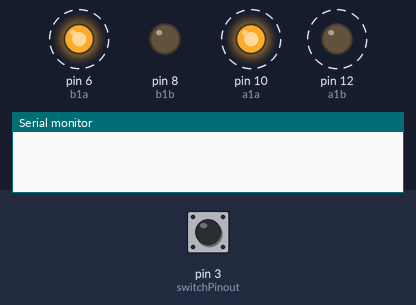
This sketch was run on a simulated Arduino Uno, built with avr-gcc and run on an emulated ATmega328P. On the bench: output pins drawn as LEDs (lit = HIGH), the last lines printed to the serial monitor. Dashed ring = blinking. The inputs (shaded band) are chosen by the test bench; at power-on: pin 3 (switchPinout) HIGH.

Above: at 0.87 s.
1.3 s: pin 3 (switchPinout) pulled LOW for 1 s
At 1.62 s:
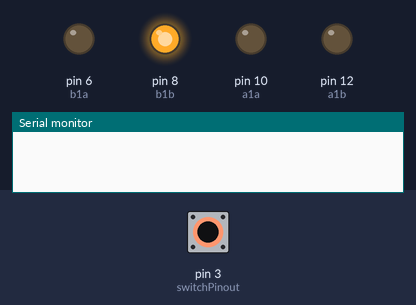
At 2.62 s:
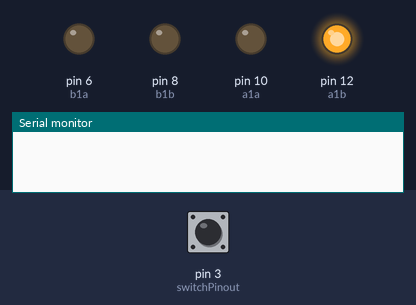
4.3 s: pin 3 (switchPinout) pulled LOW for 3.2 s
At 20.4 s:
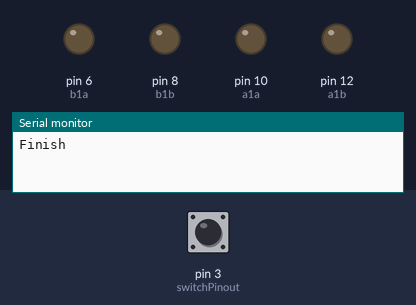
Timing chart, 0 to 31.7 s (numbered marks = the images above; inputs shaded):
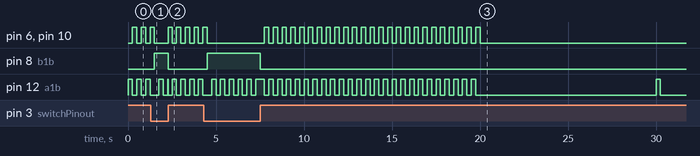

The sketch:

piano_dragtapvib_2layers.ino
```cpp
#define LEFT 1
#define RIGHT 2

int desiredDirection = 0; // 1 for Left or 2 for Right
double horizontalFrequency = 2;
double verticalFrequency = 40;

const int activatePinout = 2;
const int switchPinout = 3;

// Arduino Nano
const int a1a = 10;
const int a1b = 12;
const int b1a = 6;
const int b1b = 8;
// // Arduino Uno
// const int a1a = 11;
// const int a1b = 13;
// const int b1a = 6;
// const int b1b = 8;

int currentDirection = 2;

double horizontalInterval = (1.0 / (horizontalFrequency * 2) * 1000.0);
double verticalInterval = (1.0 / (verticalFrequency * 2) * 1000.0);
double runInterval = 20000;

int l_on = LOW;
int r_on = LOW;

unsigned long previousHorizontalMillis = 0;
unsigned long previousVerticalMillis = 0;
unsigned long previousRunMillis = 0;

int dragSkipCounter = 0;
int maxDragSkipCounter = 3;
int runCounter = 0;

void setup() {
  // put your setup code here, to run once:
  Serial.begin(9600);

  pinMode(activatePinout, INPUT);
  pinMode(switchPinout, INPUT);

  pinMode(a1a, OUTPUT);
  pinMode(a1b, OUTPUT);
  pinMode(b1a, OUTPUT);
  pinMode(b1b, OUTPUT);

  // Initialization
  initiatePinouts();

  l_on = LOW;
  r_on = LOW;
}

void loop() {
  // put your main code here, to run repeatedly:
  unsigned long currentMillis = millis();

  if (digitalRead(switchPinout) == LOW) {
    // switch direction
    desiredDirection = LEFT;
  } else if (digitalRead(switchPinout) == HIGH) {
    desiredDirection = RIGHT;
  }


  if (runCounter == 0 || currentMillis >= previousHorizontalMillis + horizontalInterval) {
    previousHorizontalMillis = currentMillis;

    if (currentDirection != desiredDirection || dragSkipCounter > maxDragSkipCounter || runCounter == 0) {
      currentDirection = desiredDirection;
      dragSkipCounter = maxDragSkipCounter;
      runCounter++;
      l_on = digitalRead(switchPinout);
      r_on = 1 - l_on;

      drag();
      delay(horizontalInterval);
    } else if (currentDirection == desiredDirection) {
      dragSkipCounter++;
    }
  }

  if (currentMillis >= previousVerticalMillis + verticalInterval && currentDirection == desiredDirection) {
    //
    r_on = l_on = digitalRead(switchPinout);

    tapOrVibrate();
  }

  if (currentMillis >= previousRunMillis + runInterval) {
    Serial.print("Finish");
    initiatePinouts();
    delay(10000);
  }

}

void initiatePinouts() {
  digitalWrite(a1a, LOW);
  digitalWrite(a1b, LOW);
  digitalWrite(b1a, LOW);
  digitalWrite(b1b, LOW);
  l_on = LOW;
  r_on = LOW;
}

void drag() {
  digitalWrite(a1a, LOW);
  digitalWrite(a1b, l_on);
  digitalWrite(b1a, LOW);
  digitalWrite(b1b, r_on);
}

void tapOrVibrate() {
  digitalWrite(a1a, l_on);
  digitalWrite(a1b, 1 - l_on);
  digitalWrite(b1a, r_on);
  digitalWrite(b1b, 1 - r_on);
}
```

Measured:
- after the input at 1.3 s, pin 8 (b1b): LOW → HIGH after 0.20 s, → LOW 0.80 s later
- after the input at 4.3 s, pin 8 (b1b): LOW → HIGH after 0.20 s, → LOW 3.0 s later
- by itself, pin 6 (b1a), pin 10 (a1a): repeats every 0.50 s: HIGH 0.25 s, LOW 0.25 s, until it stays LOW from 20.0 s
